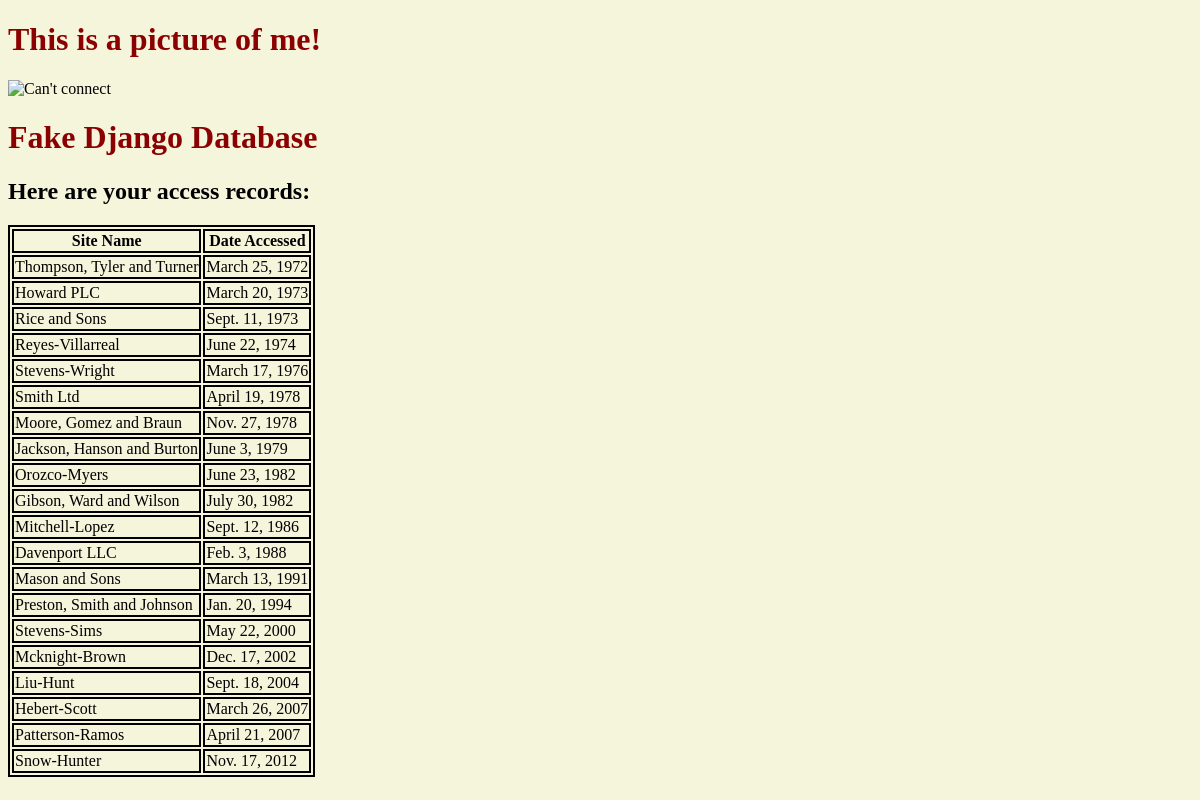
Before: / with the older database file.
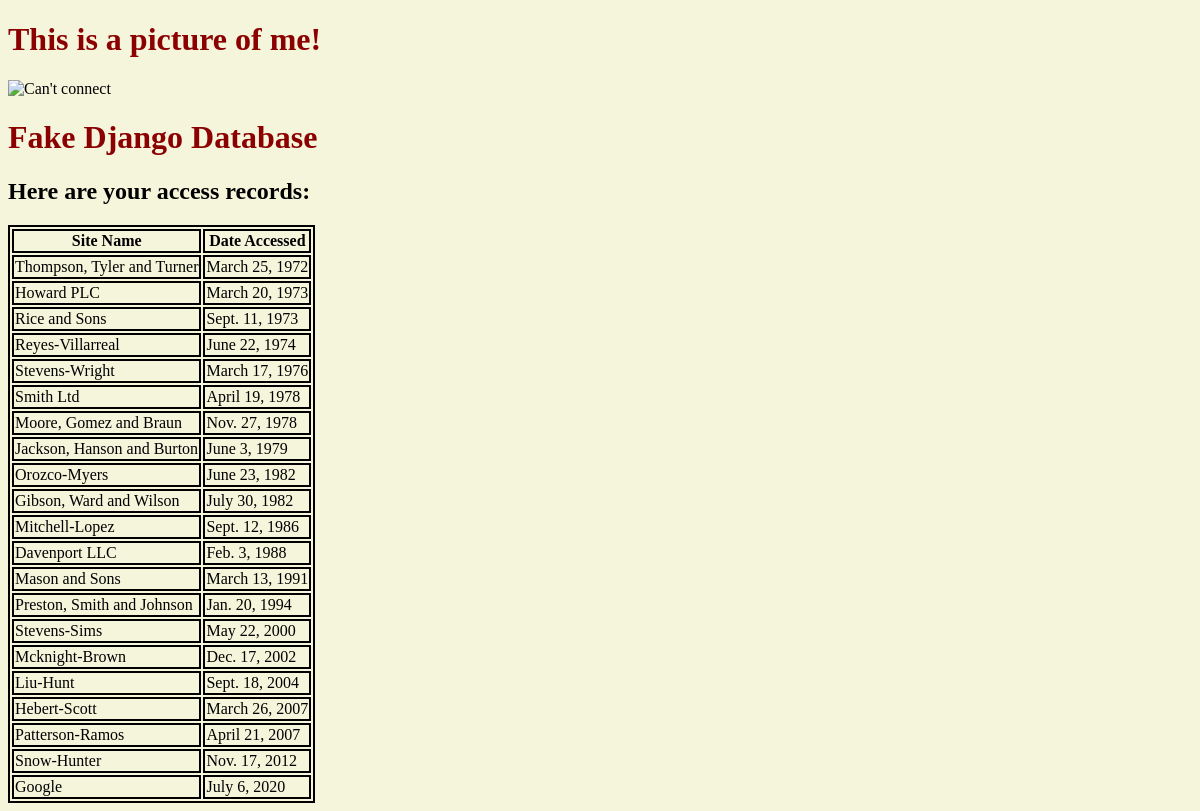
After: the same page with the newer database file.
### first_app/models.py (models this page shows, shortened)
class AccessRecord(models.Model):
    name = models.ForeignKey('Webpage', on_delete = models.DO_NOTHING,)
    date = models.DateField()

class Webpage(models.Model):
    topic = models.ForeignKey('Topic', on_delete = models.DO_NOTHING,)
    name = models.CharField(max_length = 264, unique = True)
    url = models.URLField(unique = True)
    def __str__(self):
        return self.name

### first_app/views.py (the view)
# urls.py: path('',views.index,name='index'),
def index(request):
    webpages_list = AccessRecord.objects.order_by('date')
    date_dict = {'access_records' : webpages_list}
    return render(request, 'first_app/index.html', context = date_dict)

### templates/first_app/index.html (shortened to what this page needs)
<!DOCTYPE html>
{% load static %}
<html lang="en" dir="ltr">
  <head>
    <link rel="stylesheet" href="{% static "CSS/myStyle.css" %}"/>
  </head>
  <body>
    <h1>This is a picture of me!</h1>
    <img src="{% static "images/_DSC0260.jpg" %}" height="600" width="900" alt="Can't connect">
    <h1>Fake Django Database</h1>
    <h2>Here are your access records:</h2>
    <div>
      {% if access_records %}
        <table>
          <thead>
            <th>Site Name</th>
            <th>Date Accessed</th>
          </thead>
          {% for acc in access_records %}
          <tr>
            <td>{{ acc.name }}</td>
            <td>{{ acc.date }}</td>
          </tr>
          {% endfor %}
        </table>
        {% else %}
          <p>NO ACCESS RECORDS FOUND!</p>
        {% endif %}
    </div>
  </body>
</html>

Changed rows visible on the page:
added AccessRecord: name "Google", date "July 6, 2020"
